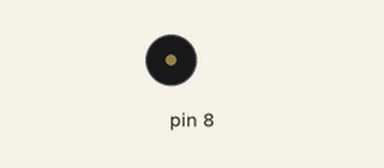
Bench run of a sketch on a simulated Arduino Uno, built with avr-gcc and run on an emulated ATmega328P. Shown: buzzer (waves = sounding).

Above: at 0.1 s.
Timing chart, 0 to 1.6 s (numbered marks = the images above):
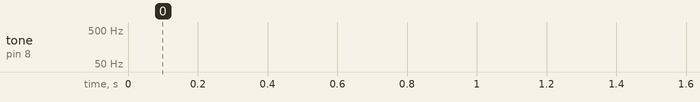

The sketch:

TestProgram1.ino
```cpp
void setup() {
  // put your setup code here, to run once:

}

void loop() {
  // put your main code here, to run repeatedly:
tone(8, 100, 1);
tone(8, 1000, 1);
}
```
